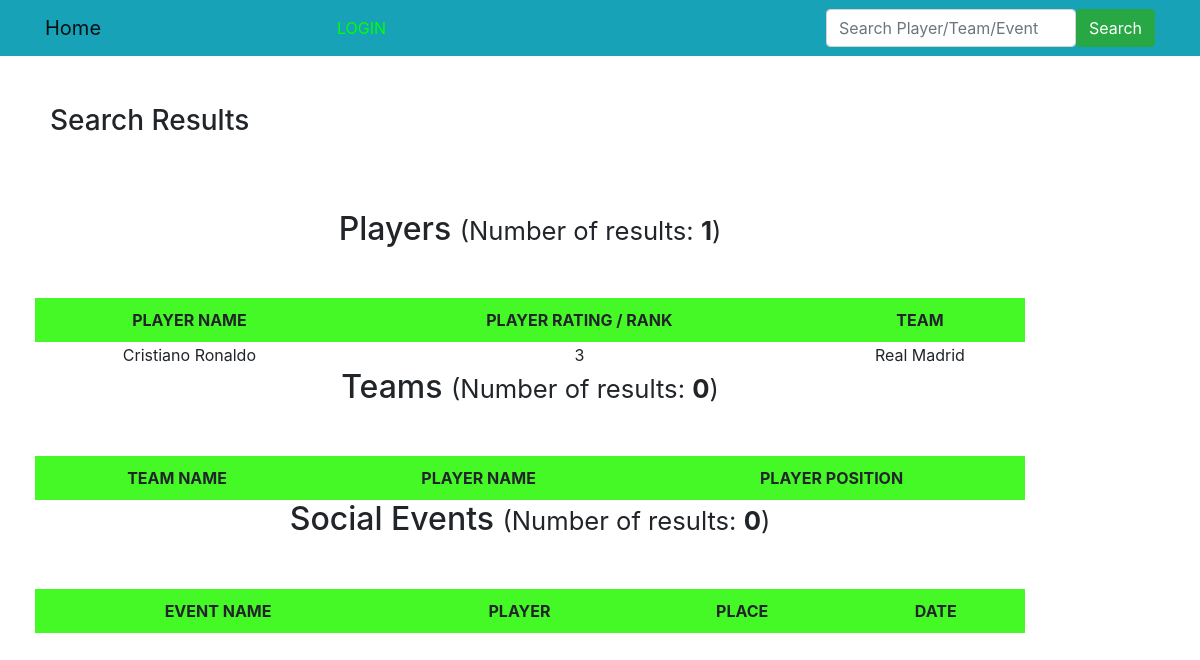
/search.php?src=Cristiano Ronaldo, run on the app's committed database.
### tables this page shows
CREATE TABLE `players` (
  `id` int(10) NOT NULL,
  `name` varchar(30) NOT NULL,
  `rate` int(5) DEFAULT NULL,
  `team` varchar(30) DEFAULT NULL
);

### db_connect.php (called while the page is built, shortened)
<?php
	$servername = "localhost";
	$db_username="root";
	$db_password="";
	$db_name="fms";
	function getArray($query){
		global $servername, $db_username, $db_password,$db_name;
		$conn = mysqli_connect($servername,$db_username,$db_password,$db_name);
		$result = mysqli_query($conn,$query);
		$data = array();
		if(mysqli_num_rows($result) == 1){
			while($row = mysqli_fetch_assoc($result))
			{
				$data[] = $row;
			}
			return $data;
		}
		return $data;
	}
?>

### search.php (the view, shortened to what this page needs)
<?php
  require_once 'db_connect.php';
    if (!isset($_REQUEST['src'])) {
      echo "<script>alert('Bad Entry');</script>";
    }else{
        $query="SELECT * FROM players where name like '%".$_REQUEST['src']."%'";
        $players=getArray($query);
        $query="SELECT * FROM teams where team like '%".$_REQUEST['src']."%'";
        $teams=getArray($query);
        $query="SELECT * FROM socials where name like '%".$_REQUEST['src']."%'";
        $socials=getArray($query);
    }
?>
<!DOCTYPE html>
<html lang="en">
<head>
    <?php include('links.php'); ?>
</head>
<body>
    <?php include('header.php'); ?><br><br>
<div class="my-body">
       <?php if (isset($_SESSION['un'])) {
          echo '<h3><small>Welcome receptionist, </small> '.$_SESSION['un'].' <small> <a href="dealer.php?logout=1"> &nbsp &nbsp &nbsp  Logout</a></small></h3><br><br><p></p>';
        }else{
          echo '<h3>Search Results</h3><br><br><p></p>';
        } ?>
    <div class="row">
      <div class="body-stress">
        <center><h2>Players <small>(Number of results: <b><?php echo count($players); ?></b>)</small></h2></center>
        <table class="tab-body">
          <tr><th>PLAYER NAME</th><th>PLAYER RATING / RANK</th><th>TEAM</th></tr>
          <?php
          foreach ($players as $dt) {
            echo '<tr><td>'.$dt['name'].'</td><td>'.$dt['rate'].'</td><td>'.$dt['team'].'</td></tr>';}?>
        </table>
        <center><h2>Teams <small>(Number of results: <b><?php echo count($teams); ?></b>)</small></h2></center>
        <table class="tab-body">
          <tr><th>TEAM NAME</th><th>PLAYER NAME</th><th>PLAYER POSITION</th></tr>
        </table>
        <center><h2>Social Events <small>(Number of results: <b><?php echo count($socials); ?></b>)</small></h2></center>
        <table class="tab-body">
          <tr><th>EVENT NAME</th><th>PLAYER</th><th>PLACE</th><th>DATE</th></tr>
          <tr><td>&nbsp</td></tr>
        </table>
      </div>
    </div>
  </div>
</body>
</html>

### style.css (style rules this page uses)
.my-body { width: 80%; margin-left: 50px; }
.tab-body { width: 100%; margin-top: 50px; text-align: center; }
.tab-body th { background: rgb(69,249,39); padding: 10px; }
.body-stress { width: 1500px; }

### data on the page
players: name "Cristiano Ronaldo", rate "3", team "Real Madrid"

### other printed values
count($players) "1"
count($teams) "0"
count($socials) "0"
